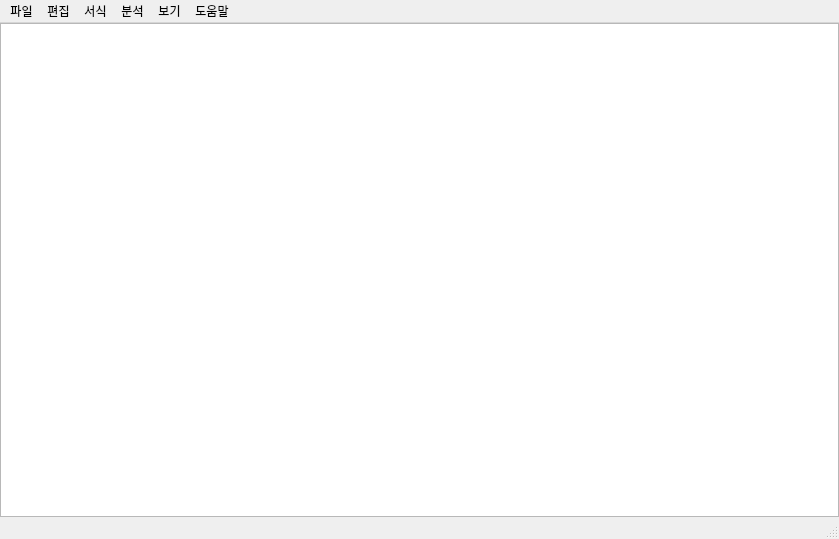
<?xml version="1.0" encoding="UTF-8"?>
<ui version="4.0">
 <class>MainWindow</class>
 <widget class="QMainWindow" name="MainWindow">
  <property name="geometry">
   <rect>
    <x>0</x>
    <y>0</y>
    <width>839</width>
    <height>539</height>
   </rect>
  </property>
  <property name="windowTitle">
   <string>jedit</string>
  </property>
  <widget class="QWidget" name="centralwidget">
   <layout class="QGridLayout" name="gridLayout">
    <property name="leftMargin">
     <number>0</number>
    </property>
    <property name="topMargin">
     <number>0</number>
    </property>
    <property name="rightMargin">
     <number>0</number>
    </property>
    <property name="bottomMargin">
     <number>0</number>
    </property>
    <item row="0" column="0">
     <layout class="QGridLayout" name="gridLayout_2">
      <item row="0" column="0">
       <widget class="QPlainTextEdit" name="plainTextEdit"/>
      </item>
     </layout>
    </item>
   </layout>
  </widget>
  <widget class="QMenuBar" name="menubar">
   <property name="geometry">
    <rect>
     <x>0</x>
     <y>0</y>
     <width>839</width>
     <height>23</height>
    </rect>
   </property>
   <widget class="QMenu" name="menu_file">
    <property name="mouseTracking">
     <bool>true</bool>
    </property>
    <property name="title">
     <string>파일</string>
    </property>
    <addaction name="action_new_make"/>
    <addaction name="action_new_window"/>
    <addaction name="action_open"/>
    <addaction name="action_save"/>
    <addaction name="action_saveas"/>
    <addaction name="separator"/>
    <addaction name="action_print"/>
    <addaction name="separator"/>
    <addaction name="action_close"/>
   </widget>
   <widget class="QMenu" name="menu_edit">
    <property name="title">
     <string>편집</string>
    </property>
    <addaction name="action_undo"/>
    <addaction name="separator"/>
    <addaction name="action_cut"/>
    <addaction name="action_copy"/>
    <addaction name="action_paste"/>
    <addaction name="action_delete"/>
    <addaction name="separator"/>
    <addaction name="action_google"/>
    <addaction name="action_find"/>
    <addaction name="action_find_replace"/>
    <addaction name="action_go"/>
    <addaction name="separator"/>
    <addaction name="action_all_select"/>
    <addaction name="action_datetime"/>
   </widget>
   <widget class="QMenu" name="menu_view">
    <property name="title">
     <string>보기</string>
    </property>
    <widget class="QMenu" name="menu">
     <property name="title">
      <string>확대하기/축소하기</string>
     </property>
     <addaction name="action_zoom_in"/>
     <addaction name="action_zoom_out"/>
     <addaction name="action_zoom_init"/>
    </widget>
    <addaction name="menu"/>
    <addaction name="action_status_bar"/>
   </widget>
   <widget class="QMenu" name="menu_help">
    <property name="title">
     <string>도움말</string>
    </property>
    <addaction name="action_help"/>
    <addaction name="action_mail"/>
    <addaction name="separator"/>
    <addaction name="action_info"/>
   </widget>
   <widget class="QMenu" name="menu_format">
    <property name="title">
     <string>서식</string>
    </property>
    <addaction name="action_font"/>
   </widget>
   <widget class="QMenu" name="menu_analysis">
    <property name="title">
     <string>분석</string>
    </property>
    <addaction name="action_word_count"/>
   </widget>
   <addaction name="menu_file"/>
   <addaction name="menu_edit"/>
   <addaction name="menu_format"/>
   <addaction name="menu_analysis"/>
   <addaction name="menu_view"/>
   <addaction name="menu_help"/>
  </widget>
  <widget class="QStatusBar" name="statusbar"/>
  <action name="action_open">
   <property name="text">
    <string>열기</string>
   </property>
   <property name="shortcut">
    <string>Ctrl+O</string>
   </property>
  </action>
  <action name="action_save">
   <property name="text">
    <string>저장</string>
   </property>
   <property name="shortcut">
    <string>Ctrl+S</string>
   </property>
  </action>
  <action name="action_saveas">
   <property name="text">
    <string>다른 이름으로 저장</string>
   </property>
   <property name="shortcut">
    <string>Ctrl+Shift+S</string>
   </property>
  </action>
  <action name="action_close">
   <property name="text">
    <string>끝내기</string>
   </property>
  </action>
  <action name="action_undo">
   <property name="text">
    <string>실행 취소</string>
   </property>
   <property name="shortcut">
    <string>Ctrl+Z</string>
   </property>
  </action>
  <action name="action_cut">
   <property name="text">
    <string>잘라내기</string>
   </property>
   <property name="shortcut">
    <string>Ctrl+X</string>
   </property>
  </action>
  <action name="action_copy">
   <property name="text">
    <string>복사</string>
   </property>
   <property name="shortcut">
    <string>Ctrl+C</string>
   </property>
  </action>
  <action name="action_paste">
   <property name="text">
    <string>붙여넣기</string>
   </property>
   <property name="shortcut">
    <string>Ctrl+V</string>
   </property>
  </action>
  <action name="action_find">
   <property name="text">
    <string>찾기</string>
   </property>
   <property name="shortcut">
    <string>Ctrl+F</string>
   </property>
  </action>
  <action name="action_next_find">
   <property name="text">
    <string>다음 찾기</string>
   </property>
   <property name="shortcut">
    <string>F3</string>
   </property>
  </action>
  <action name="action_prev_find">
   <property name="text">
    <string>이전 찾기</string>
   </property>
   <property name="shortcut">
    <string>Shift+F3</string>
   </property>
  </action>
  <action name="action_find_replace">
   <property name="text">
    <string>바꾸기</string>
   </property>
   <property name="shortcut">
    <string>Ctrl+H</string>
   </property>
  </action>
  <action name="action_go">
   <property name="text">
    <string>이동</string>
   </property>
   <property name="shortcut">
    <string>Ctrl+G</string>
   </property>
  </action>
  <action name="action_all_select">
   <property name="text">
    <string>모두 선택</string>
   </property>
   <property name="shortcut">
    <string>Ctrl+A</string>
   </property>
  </action>
  <action name="action_datetime">
   <property name="text">
    <string>시간/날짜</string>
   </property>
   <property name="shortcut">
    <string>F5</string>
   </property>
  </action>
  <action name="action_15">
   <property name="text">
    <string>자동 줄 바꿈</string>
   </property>
  </action>
  <action name="action_16">
   <property name="text">
    <string>글꼴</string>
   </property>
  </action>
  <action name="action_wrap">
   <property name="text">
    <string>자동 줄 바꿈</string>
   </property>
  </action>
  <action name="action_18">
   <property name="text">
    <string>글꼴</string>
   </property>
  </action>
  <action name="action_status_bar">
   <property name="checkable">
    <bool>true</bool>
   </property>
   <property name="checked">
    <bool>true</bool>
   </property>
   <property name="text">
    <string>상태 표시줄</string>
   </property>
  </action>
  <action name="action_help">
   <property name="text">
    <string>도움말 보기</string>
   </property>
  </action>
  <action name="action_mail">
   <property name="text">
    <string>피드백 보내기</string>
   </property>
  </action>
  <action name="action_info">
   <property name="text">
    <string>jedit 정보</string>
   </property>
  </action>
  <action name="action_zoom_in">
   <property name="text">
    <string>확대</string>
   </property>
   <property name="shortcut">
    <string>Ctrl++</string>
   </property>
  </action>
  <action name="action_zoom_out">
   <property name="text">
    <string>축소</string>
   </property>
   <property name="shortcut">
    <string>Ctrl+-</string>
   </property>
  </action>
  <action name="action_zoom_init">
   <property name="text">
    <string>확대하기/축소하기 기본값 복원</string>
   </property>
   <property name="shortcut">
    <string>Ctrl+0</string>
   </property>
  </action>
  <action name="action_print">
   <property name="text">
    <string>인쇄</string>
   </property>
   <property name="shortcut">
    <string>Ctrl+P</string>
   </property>
  </action>
  <action name="action_google">
   <property name="text">
    <string>Google으로 검색</string>
   </property>
   <property name="shortcut">
    <string>Ctrl+E</string>
   </property>
  </action>
  <action name="action_new_window">
   <property name="text">
    <string>새 창</string>
   </property>
   <property name="shortcut">
    <string>Ctrl+Shift+N</string>
   </property>
  </action>
  <action name="action_delete">
   <property name="text">
    <string>삭제</string>
   </property>
   <property name="shortcut">
    <string>Del</string>
   </property>
  </action>
  <action name="action_new_make">
   <property name="text">
    <string>새로 만들기</string>
   </property>
   <property name="shortcut">
    <string>Ctrl+N</string>
   </property>
  </action>
  <action name="action_font">
   <property name="text">
    <string>글꼴</string>
   </property>
  </action>
  <action name="action_word_count">
   <property name="text">
    <string>단어 횟수</string>
   </property>
  </action>
 </widget>
 <resources/>
 <connections/>
</ui>
